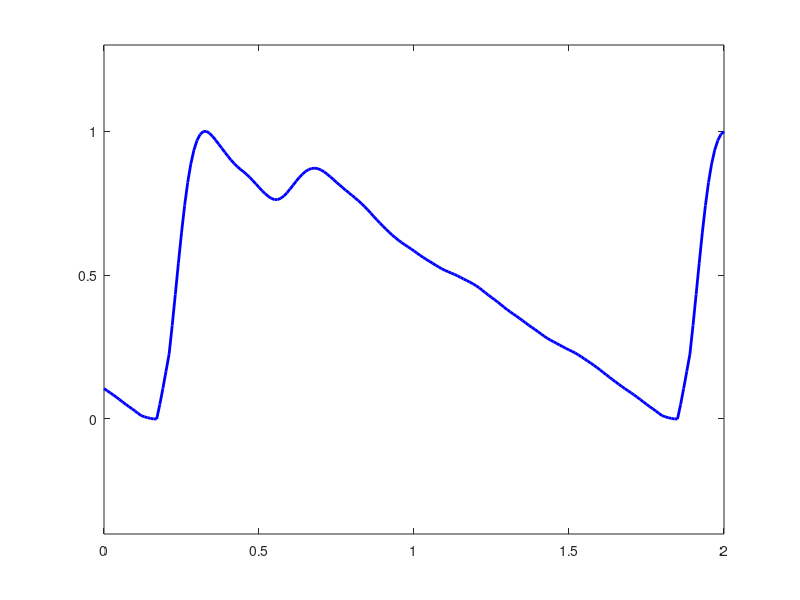

Recreate this plot in MATLAB. (Note: this script raises an error after producing the figure.)
function ppg_pulse_wave_diagram
% Creates the PPG pulse wave diagrams at:
% https://commons.wikimedia.org/wiki/File:Photoplethysmogram_(PPG)_pulse_wave.svg
% https://commons.wikimedia.org/wiki/File:Photoplethysmogram_pulse_wave_composition.svg
%
% Author: Peter H Charlton, 30 April 2021

% setup
up = setup_up;

%% Make PPG pulse wave diagram
if up.settings.make_ppg_pulse_wave_fig_log
    make_ppg_pulse_wave_fig(up)
end

%% Make PPG pulse wave decomposition diagram
if up.settings.make_ppg_pulse_wave_decomposition_fig_log
    make_ppg_pulse_wave_decomposition_fig(up)
end
    
close all

end

function save_plot(plot_handle, filename, up)

save_path = [up.paths.folders.plot, filename];
print(plot_handle, save_path, '-depsc')
print(plot_handle, save_path, '-dpng')
print(plot_handle, '-dsvg', save_path)
fid = fopen([save_path, '.txt'], 'w');
fprintf(fid, ['Created using ' mfilename, ', ', date]);
fclose(fid);

end

function up = setup_up

close all

% - path to save plot
[filepath,~,~] = fileparts(mfilename('fullpath'));
up.paths.folders.plot = [filepath, filesep];
% - plot settings
up.settings.ftsize = 14;
% - choose figure to make
up.settings.make_ppg_pulse_wave_fig_log = 1;
up.settings.make_ppg_pulse_wave_decomposition_fig_log = 1;
% - specify pulse wave params
up.settings.offset1 = 16;
up.settings.offset2 = 15;

% - eliminating high freqs
up.filtering.elim_high_freqs.Fpass = 9;  % in HZ
up.filtering.elim_high_freqs.Fstop = 7;  % in HZ
up.filtering.elim_high_freqs.Dpass = 0.05;
up.filtering.elim_high_freqs.Dstop = 0.01;

end

function ppg_data = load_beat_data(beat_no, up)

ppg_data.fs = 100;

if beat_no == 1
    % - data are from the single pulse wave recording at: https://doi.org/10.5281/zenodo.3268500
    ppg_data.v = [-1488;-1450.8;-1339;-1138.4;-857.30;-523.60;-174.50;156.90;450.20;697.90;899.20;1053.6;1160;1219.6;1239.6;1232.8;1212.3;1186;1154.7;1116;1070;1021.8;978.90;945.80;921.10;899;874.20;846.50;820.60;801.60;789.40;777.80;757.30;722.30;674.70;623.90;581.40;555.40;547.80;555.60;574.40;601;633.90;672;713.70;756.10;796.10;830.90;858;876;884;882.50;873.20;858;838.40;815.10;788.40;759.50;730.60;704.20;681.70;662.90;646;628.60;609.30;587.40;563;536.40;507.70;477.10;445.30;413.20;382.20;353.40;327.30;304.10;282.80;262.20;241;218.70;196.70;177.10;161.70;150.10;139.10;124.30;102.90;76;48.600;26.900;14;7.9000;2.8000;-6.9000;-23.100;-42.500;-59.900;-71.600;-78.400;-84.700;-94.900;-110.40;-129.10;-147.50;-163.90;-180;-199.30;-223.90;-252.40;-279.80;-301.10;-315;-325.60;-339.50;-361.30;-389.80;-418.90;-441.70;-456.20;-465.80;-477.10;-494.20;-516.70;-541;-564.50;-586.50;-607.70;-627;-641.40;-649.10;-652.10;-656.80;-669.40;-691.10;-716.70;-738.50;-751.90;-758.80;-765.30;-777.80;-798.20;-824.50;-852.30;-877.70;-899.20;-916.90;-932.30;-947.50;-964.80;-985.50;-1009.3;-1034.4;-1057.7;-1076.8;-1090.8;-1101.2;-1111.6;-1126.7;-1150.2;-1181.5;-1215.1;-1242.7;-1258.5;-1264.4;-1269.8;-1284.5;-1308.2;-1324.1];
elseif beat_no == 2
    % - data are from the 1-hour recording at: https://doi.org/10.5281/zenodo.3268500  (obtained from: data.ppg_ir(94924:95066))
    ppg_data.v = [-1458.4;-1427.6;-1340.4;-1175.1;-926.80;-613.60;-270.60;64;362.20;611.60;812.30;969.10;1086.4;1168;1219;1247.4;1261.5;1266.8;1264.6;1253.2;1231.6;1201.3;1166.1;1130.3;1097;1067.6;1041.9;1018.1;992.50;960.30;917.50;863.20;801.70;740.60;687.70;647.80;620.50;603.20;593.60;592.50;602.60;626.20;661.70;703.90;745.60;781.80;810.80;833.70;851.70;864.80;871.50;870.20;860.30;842.60;818.60;789.70;757.50;723.90;690.70;658.80;628;597.10;565.70;534.20;503.30;472.90;441.60;407.50;370.40;332.30;296.60;265.50;238.20;211.30;181.20;146.40;108.50;71;37.400;9.6000;-13.200;-33.500;-54.600;-78.800;-106;-133.50;-156.80;-173.20;-183.30;-191.30;-203;-221.60;-246.20;-273;-298.50;-322;-345.80;-372.20;-401.40;-430.60;-456.20;-476.40;-492.50;-507.70;-524.80;-544.90;-567.60;-591.80;-617.20;-643.40;-670;-696.50;-723.20;-751;-780.30;-810.20;-837.70;-859.90;-876.80;-892.20;-911.30;-937.10;-967.70;-997.50;-1021.9;-1040.7;-1058.5;-1080.5;-1108.2;-1138.2;-1165.2;-1186.4;-1204.2;-1224.3;-1251.3;-1284.9;-1319.5;-1347.9;-1366.5;-1378.1;-1390.3;-1408.2;-1426.5];
%     ppg_data.v = repmat(ppg_data.v, [3,1]);
%     % - filter pulse wave
%     filt_characteristics = up.filtering.elim_high_freqs;
%     s = elim_vhfs3(ppg_data, filt_characteristics);
%     ppg_data.v = s.v( (length(s.v)/3)+1 : (2*length(s.v)/3) );
end

ppg_data.v = movmean(ppg_data.v,9);
temp = linspace(ppg_data.v(1), ppg_data.v(end), length(ppg_data.v));
ppg_data.v = ppg_data.v - temp(:);
ppg_data.v = (ppg_data.v-min(ppg_data.v))/range(ppg_data.v);

% - add parts of pulse wave either side if necessary
if beat_no == 1
ppg_data.v = [ppg_data.v(end-up.settings.offset1:end); ppg_data.v; ppg_data.v(1:1+up.settings.offset2)];
end

% - calculate time vector
ppg_data.t = [0:length(ppg_data.v)-1]/ppg_data.fs;

end

function make_ppg_pulse_wave_fig(up)
% Load data for a single PPG beat
beat_no = 1;
ppg_data = load_beat_data(beat_no, up);

% Plot
paper_size = [5.00, 3.30]; n = 100;
figure('Position', [100, 100, paper_size(1)*n, paper_size(2)*n])
plot(ppg_data.t, ppg_data.v, 'LineWidth', 2, 'Color', [0,0,1]),
xlim([min(ppg_data.t), max(ppg_data.t)])
ylim([-0.4, 1.3])

% annotate
pos = [0.14,0.71,0.07,0];
const_dist = 0.015;
pos2 = pos; pos2(2) = pos2(2)-const_dist;
annotation('textbox','Position', pos2, 'String', {'Systolic', 'upslope'}, 'HorizontalAlignment', 'center', 'LineStyle', 'none', 'FontSize', up.settings.ftsize-3)
pos3 = [0.36,0.85,0.07,0];
annotation('textbox','Position', pos3, 'String', 'Diastolic peak', 'HorizontalAlignment', 'center', 'LineStyle', 'none', 'FontSize', up.settings.ftsize)
pos4 = [0.22,0.92,0.07,0];
annotation('textbox','Position', pos4, 'String', 'Systolic peak', 'HorizontalAlignment', 'center', 'LineStyle', 'none', 'FontSize', up.settings.ftsize)
pos5 = [0.31,0.64,0.07,0];
annotation('textbox','Position', pos5, 'String', 'Dicrotic notch', 'HorizontalAlignment', 'center', 'LineStyle', 'none', 'FontSize', up.settings.ftsize)
pos6 = [0.60,0.61,0.22,0];
annotation('textbox','Position', pos6, 'String', {'Diastolic', 'decay'}, 'HorizontalAlignment', 'center', 'LineStyle', 'none', 'FontSize', up.settings.ftsize)
pos8 = [0.20,0.27,0.06,0];
pos9 = pos8; pos9(2) = pos9(2)-const_dist;
annotation('doublearrow','Position', pos8, 'LineStyle', '--')
annotation('textbox','Position', pos9, 'String', {'Anacrotic', 'Phase'}, 'HorizontalAlignment', 'center', 'LineStyle', 'none', 'FontSize', up.settings.ftsize)
pos10 = [0.26,0.27,0.59,0];
pos11 = pos10; pos11(1) = pos11(1)+0.01; pos11(2) = pos11(2)-const_dist;
annotation('doublearrow','Position', pos10, 'LineStyle', '--')
annotation('textbox','Position', pos11, 'String', {'Catacrotic', 'Phase'}, 'HorizontalAlignment', 'center', 'LineStyle', 'none', 'FontSize', up.settings.ftsize)
pos12 = [0.215,0.45,0.46,0];
pos13 = pos12; pos13(2) = pos13(2)-const_dist;
annotation('doublearrow','Position', pos12, 'LineStyle', '--')
annotation('textbox','Position', pos13, 'String', 'Width', 'HorizontalAlignment', 'center', 'LineStyle', 'none', 'FontSize', up.settings.ftsize)

% extras
set(gca, 'YTick', [], 'FontSize', up.settings.ftsize)
ylab = ylabel('PPG (unitless)', 'FontSize', up.settings.ftsize);
xlabel('Time (s)')
%set(ylab, 'Units', 'Normalized', 'Position', [-0.09, 0.5, 0]);
box off

% save picture
set(gcf,'color','w');
filename = 'ppg_pulse_wave';
save_plot(gcf, filename, up)

end

function make_ppg_pulse_wave_decomposition_fig(up)

% Load data for a single PPG beat
beat_no = 2;
s = load_beat_data(beat_no, up);

% Perform decomposition
[pulse1,rem] = decompose_pw(s, up);
[pulse2,rem] = decompose_pw(rem, up);
[pulse3,rem] = decompose_pw(rem, up);

% Adjust pulse3 to make a diagram with only two pulses
% - adjust timing
[~, max_sig_el] = max(s.v-pulse1.v);
[~, max_pulse_el] = max(pulse3.v);
offset = max_pulse_el - max_sig_el;
if offset > 0
    pulse3.v = [pulse3.v(offset+1:end); zeros(offset,1)];
end

for pulse_no = [1,3]
    eval(['curr_data = pulse' num2str(pulse_no) ';']);
    
    % - adjust amplitude
    curr_data.v(curr_data.v>s.v) = s.v(curr_data.v>s.v);

    % - remove negative portions
    [~, max_el] = max(curr_data.v);
    start_el = find(curr_data.v(1:max_el) < 0, 1, 'last');
    end_el = max_el-1 + find(curr_data.v(max_el:end) < 0, 1);
    curr_data.v(1:start_el) = 0;
    curr_data.v(end_el:end) = 0;
    
    % - add time
    curr_data.t = s.t;
    
    % - add peak
    [~, curr_data.pk] = max(curr_data.v);
    
    % - store
    eval(['pulse' num2str(pulse_no) ' = curr_data;']);
    
end

% Plot
paper_size = [5.00, 3.30]; n = 100;
figure('Position', [100, 100, paper_size(1)*n, paper_size(2)*n])

% - plot pulses
for pulse_no = [1,3]
    eval(['curr_data = pulse' num2str(pulse_no) ';']);
    rel_els = find(curr_data.v>0);
    rel_els = [rel_els(1)-1; rel_els; rel_els(end)+1];
    %plot(curr_data.t(rel_els), curr_data.v(rel_els), 'k', 'LineWidth', 2);
    fill(curr_data.t(rel_els), curr_data.v(rel_els), ((pulse_no+3)/8)*ones(1,3), 'LineStyle', 'none')
    hold on
end
% - plot pulse wave
plot(s.t, s.v, 'b', 'LineWidth', 2), hold on

for pulse_no = [1,3]
    eval(['curr_data = pulse' num2str(pulse_no) ';']);
    
    % - Plot centre lines
    plot(curr_data.t(curr_data.pk)*ones(2,1), [0,curr_data.v(curr_data.pk)], '--k', 'LineWidth', 1)
    
    % - Plot peaks
    plot(curr_data.t(curr_data.pk), curr_data.v(curr_data.pk), 'or', 'LineWidth', 2, 'MarkerFaceColor', 'r', 'MarkerEdgeColor', 'none', 'MarkerSize', 8)
    
end

xlabel('Time (s)', 'FontSize', up.settings.ftsize+2)
ylab = ylabel('PPG', 'FontSize', up.settings.ftsize+2, 'Rotation', 0);
set(ylab,'Units','normalized', 'position',get(ylab,'position') - [0.01 0 0]);
set(gca, 'FontSize', up.settings.ftsize-2, 'YTick', [])
set(gca, 'Layer', 'top')
box off
xlim([min(s.t), max(s.t)])
ylim([0, 1.3])

% annotate
% - crest time
pos = [0.13,0.86,0.1,0];
annotation('doublearrow','Position', pos, 'LineStyle', '-')
const_dist = 0.06;
pos(2) = pos(2)+const_dist;
pos(3) = pos(3)+0.04;
annotation('textbox','Position', pos, 'String', 'Rise time', 'HorizontalAlignment', 'left', 'LineStyle', 'none', 'FontSize', up.settings.ftsize-3)
% - time delay
pos = [0.24,0.86,0.16,0];
annotation('doublearrow','Position', pos, 'LineStyle', '-')
const_dist = 0.06;
pos(2) = pos(2)+const_dist;
pos(3) = pos(3)+0.04;
annotation('textbox','Position', pos, 'String', '   Time delay', 'HorizontalAlignment', 'left', 'LineStyle', 'none', 'FontSize', up.settings.ftsize-3)
% - reflected wave magnitude
pos = [0.42,0.12,0,0.52];
annotation('doublearrow','Position', pos, 'LineStyle', '-')
pos(4) = pos(4)*2/3;
pos(1) = pos(1);
annotation('textbox','Position', pos, 'String', {'Reflected', 'wave', 'magnitude'}, 'HorizontalAlignment', 'left', 'LineStyle', 'none', 'FontSize', up.settings.ftsize-3)
% - incident wave
pos = [0.18,0.17,0.09,0.1];
annotation('textbox','Position', pos, 'String', {'Incident', 'wave'}, 'HorizontalAlignment', 'center', 'FontSize', up.settings.ftsize-3, 'BackgroundColor', 'w', 'EdgeColor', 'w')
% - reflected wave
pos = [0.36,0.17,0.095,0.1];
annotation('textbox','Position', pos, 'String', {'Reflected', 'wave'}, 'HorizontalAlignment', 'center', 'FontSize', up.settings.ftsize-3, 'BackgroundColor', 'w', 'EdgeColor', 'w')
% - systolic peak
pos = [0.19,0.75,0.09,0.1];
annotation('textbox','Position', pos, 'String', 'Systolic peak', 'HorizontalAlignment', 'center', 'LineStyle', 'none', 'FontSize', up.settings.ftsize-3)
% - diastolic peak
pos = [0.36,0.66,0.09,0.1];
annotation('textbox','Position', pos, 'String', 'Diastolic peak', 'HorizontalAlignment', 'center', 'LineStyle', 'none', 'FontSize', up.settings.ftsize-3)
% - diastolic decay
pos6 = [0.60,0.44,0.22,0];
annotation('textbox','Position', pos6, 'String', {'Diastolic', 'decay'}, 'HorizontalAlignment', 'center', 'LineStyle', 'none', 'FontSize', up.settings.ftsize-3)

% save picture
set(gcf,'color','w');
filename = 'ppg_pulse_wave_composition';
save_plot(gcf, filename, up)

end

function [pulse,rem_lpf] = decompose_pw(s, up)

% - filter pulse wave
filt_characteristics = up.filtering.elim_high_freqs;
s = elim_vhfs3(s, filt_characteristics);
% - Identify first peak
pk = find(s.v(1:end-1)>s.v(2:end) & s.v(1:end-1)>0.5*max(s.v),1);
% - Create first symmetric pulse
pulse.v = [s.v(1:pk); flipud(s.v(1:pk))];
pulse.v = [pulse.v; zeros(length(s.v)-length(pulse.v),1)];
pulse.fs = s.fs;
% - Calculate remainder
rem.v = s.v - pulse.v;
rem.fs = s.fs;
% - filter remainder
rem_lpf = elim_vhfs3(rem, filt_characteristics);
% - set initial portion of remainder to zero
[~, temp] = max(rem_lpf.v);
start_el = 1+find(rem_lpf.v(1:temp)<=0, 1, 'last');
rem_lpf.v(1:start_el-1) = 0;
rem_lpf.fs = s.fs;

end

function s_filt = elim_vhfs3(s, filt_characteristics)
%% Filter signal to remove VHFs
% Adapted from RRest

s_filt.fs = s.fs;

%% Eliminate nans
s.v(isnan(s.v)) = mean(s.v(~isnan(s.v)));

%% Check to see if sampling freq is at least twice the freq of interest
if (filt_characteristics.Fpass/(s.fs/2)) >= 1
    % then the fs is too low to perform this filtering
    s_filt.v = s.v;
    return
end

%% Create filter
% parameters for the low-pass filter to be used
AMfilter = create_lpf(filt_characteristics, s);

%% Re-make filter if it requires too many samples for this signal
% check to see if it requires too many samples
req_sig_length = 3*(length(AMfilter.numerator)-1);
no_attempts = 0;
while no_attempts<4 && length(s.v)<=req_sig_length
    % change Fpass (i.e. the high frequency end of the filter band)
    filt_characteristics.Fpass = filt_characteristics.Fpass+0.75*(filt_characteristics.Fpass-filt_characteristics.Fstop);
    % re-make filter
    AMfilter = create_lpf(filt_characteristics, s);
    % update criterion
    req_sig_length = 3*(length(AMfilter.numerator)-1);
    % increment number of attempts
    no_attempts = no_attempts+1;
end
if length(s.v)<=req_sig_length
    fprintf('\n - Couldn''t perform high frequency filtering')
end

%% Check frequency response
% Gives a -3 dB cutoff at cutoff_freq Hz, using:
% freqz(AMfilter.Numerator)
% norm_cutoff_freq = INSERT_HERE;    % insert freq here from plot
% cutoff_freq = norm_cutoff_freq*(s.fs/2);

%% Remove VHFs
if length(s.v)>req_sig_length
    s_filt.v = filtfilt(AMfilter.numerator, 1, s.v);
else
    s_filt.v = s.v;
end

end

function AMfilter = create_lpf(filt_characteristics, s)

[N,Wn,BETA,TYPE] = kaiserord([filt_characteristics.Fstop filt_characteristics.Fpass]/(s.fs/2), [1 0], [filt_characteristics.Dstop filt_characteristics.Dpass]);
b  = fir1(N, Wn, TYPE, kaiser(N+1, BETA), 'scale');
AMfilter = dfilt.dffir(b);

end
